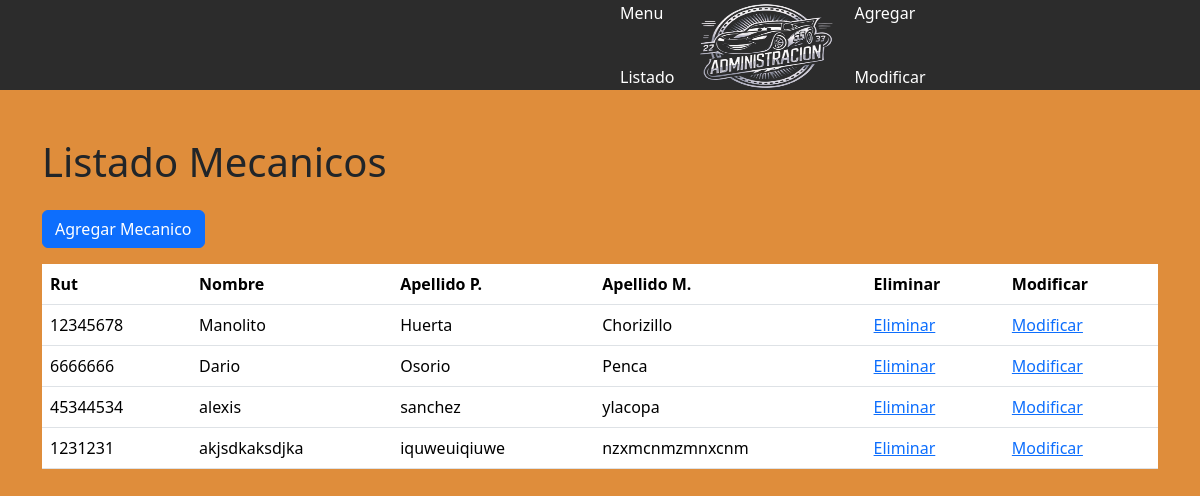
/modificarM, run on an earlier commit of the app's database.
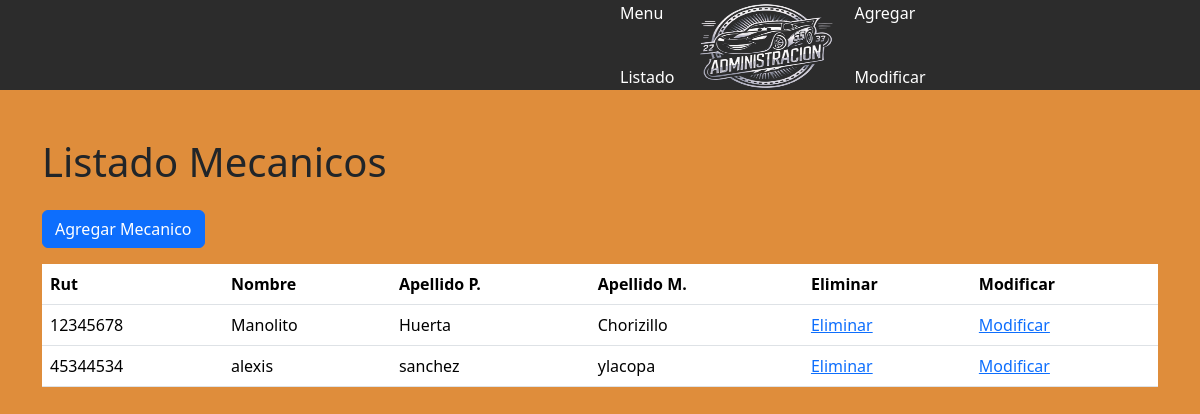
And on a later commit of the database.
### myapp/models.py (models this page shows, shortened)
class Mecanico(models.Model):
    rut = models.CharField(primary_key=True, max_length=10)
    nombre = models.CharField(max_length=20)
    apellido_paterno = models.CharField(max_length=20)
    apellido_materno = models.CharField(max_length=20)
    telefono = models.CharField(max_length=45)
    email = models.EmailField(unique=True, max_length=100, blank=True, null=True)
    direccion = models.CharField(max_length=50, blank=True, null=True)

### myapp/views.py (the view)
# urls.py: path('modificarM', views.ModificarM, name='modificarM'),
def ModificarM(request):
    mecanicos = Mecanico.objects.all()
    contexto = {
        'mecanicos': mecanicos
    }
    return render(request, 'Administracion/ModificarM.html', contexto)

### myapp/templates/Administracion/ModificarM.html (shortened to what this page needs)
{% load static %}
<!DOCTYPE html>
<html lang="es">
<head>
    <link rel="stylesheet" href="{% static 'css/menu.css' %}">
    <link href="https://cdn.jsdelivr.net/npm/bootstrap@5.3.3/dist/css/bootstrap.min.css" rel="stylesheet">
    <link rel="stylesheet" href="https://cdn.jsdelivr.net/npm/bootstrap-icons@1.11.3/font/bootstrap-icons.min.css">
</head>
<body>
    <div class="navbarM">
        <ul class="nav me-auto mb-4 mb-lg-0">
            <li class="nav-item">
                <a class="nav-link" href="{% url 'menu' %}">Menu</a>
            </li>
            <li class="nav-item">
                <a class="nav-link" href="{% url 'listar' %}">Listado</a>
            </li>
        </ul>
        <a class="logo" href="{% url 'menu' %}">
            <img src="{% static 'imagenes/Adm.png' %}" alt="logo" width="140px" height="100px">
        </a>
        <ul class="nav ms-auto mb-2 mb-lg-0">
            <li class="nav-item">
                <a class="nav-link" href="{% url 'agrega' %}">Agregar</a>
            </li>
            <li class="nav-item">
                <a class="nav-link" href="{% url 'modificar' %}">Modificar</a>
            </li>
        </ul>
    </div>
    <div class="container mt-5">
        <div class="row">
            <div class="col-md-12">
                <h1 class="mb-4">Listado Mecanicos</h1>
                <a href="{% url 'agregar' %}" class="btn btn-primary mb-3">Agregar Mecanico</a>
                <table class="table">
                    <thead>
                        <tr>
                            <th scope="col">Rut</th>
                            <th scope="col">Nombre</th>
                            <th scope="col">Apellido P.</th>
                            <th scope="col">Apellido M.</th>
                            <th scope="col">Eliminar</th>
                            <th scope="col">Modificar</th>
                        </tr>
                    </thead>
                    <tbody>
                        {% for mecanico in mecanicos %}
                            <tr>
                                <td>{{ mecanico.rut }}</td>
                                <td>{{ mecanico.nombre }}</td>
                                <td>{{ mecanico.apellido_paterno }}</td>
                                <td>{{ mecanico.apellido_materno }}</td>
                                <td>
                                    <a href="{% url 'mecanicos_del' pk=mecanico.rut %}">Eliminar</a>
                                </td>
                                <td>
                                    <a href="{% url 'mecanicos_findEdit' pk=mecanico.rut %}">Modificar</a>
                                </td>
                            </tr>
                        {% endfor %}
                    </tbody>
                </table>
            </div>
        </div>
    </div>
</body>
</html>

What changed in the data, as far as the page shows it:
removed Mecanico: rut "6666666", nombre "Dario", apellido_paterno "Osorio", apellido_materno "Penca"
removed Mecanico: rut "1231231", nombre "akjsdkaksdjka", apellido_paterno "iquweuiqiuwe", apellido_materno "nzxmcnmzmnxcnm"
